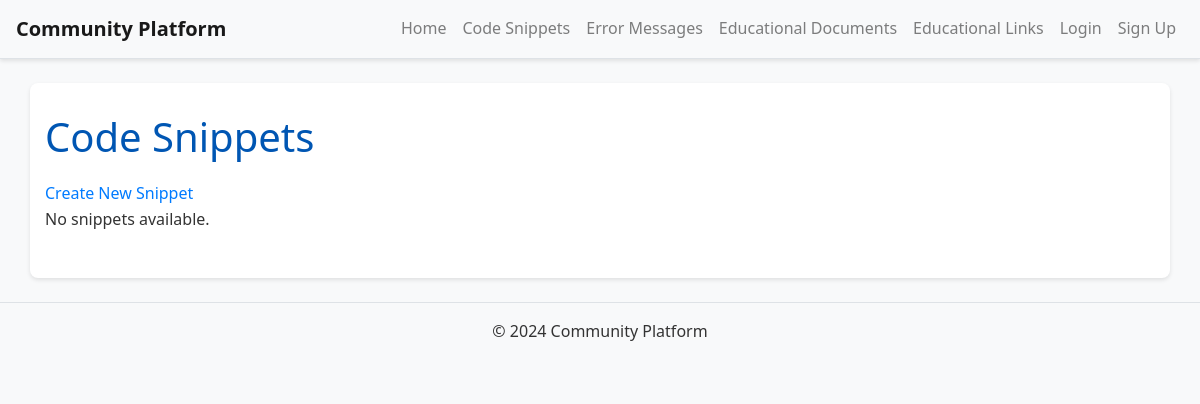
Page /snippets/ on the earlier database version.
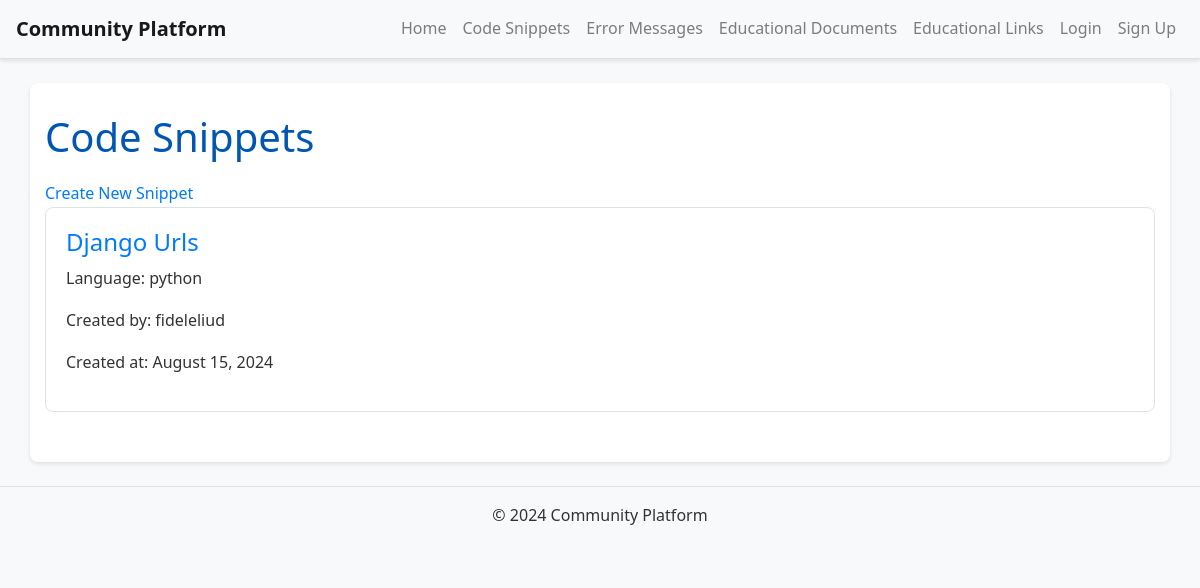
Same page on the later database version.
### snippets/models.py (models this page shows, shortened)
class CodeSnippet(models.Model):
    user = models.ForeignKey(settings.AUTH_USER_MODEL, on_delete=models.CASCADE)
    title = models.CharField(max_length=200)
    code = models.TextField()
    language = models.CharField(max_length=100)
    description = models.TextField()
    created_at = models.DateTimeField(auto_now_add=True)
    updated_at = models.DateTimeField(auto_now=True)

### users/models.py (models this page shows, shortened)
class CustomUser(AbstractUser):
    bio = models.TextField(blank=True)
    profile_picture = models.ImageField(upload_to='profile_pics/', blank=True, null=True)

### snippets/views.py (the view)
# urls.py: path('', views.snippet_list, name='snippet_list'),
def snippet_list(request):
    snippets = CodeSnippet.objects.all().order_by('-created_at')
    paginator = Paginator(snippets, 10)  # 10 snippets per page
    page_number = request.GET.get('page')
    page_obj = paginator.get_page(page_number)
    return render(request, 'snippets/snippet_list.html', {'page_obj': page_obj})

### templates/snippets/snippet_list.html (shortened to what this page needs)
{% extends 'base.html' %}
{% block content %}
<h1>Code Snippets</h1>
<a href="{% url 'create_snippet' %}">Create New Snippet</a>
{% for snippet in page_obj %}
    <div class="snippet-preview">
        <h2><a href="{% url 'snippet_detail' snippet.pk %}">{{ snippet.title }}</a></h2>
        <p>Language: {{ snippet.language }}</p>
        <p>Created by: {{ snippet.user.username }}</p>
        <p>Created at: {{ snippet.created_at|date:"F d, Y" }}</p>
    </div>
{% empty %}
    <p>No snippets available.</p>
{% endfor %}
{% endblock %}

### templates/base.html (shortened to what this page needs)
<!DOCTYPE html>
<html lang="en">
<head>
    {% load static %}
    <link href="https://stackpath.bootstrapcdn.com/bootstrap/4.5.2/css/bootstrap.min.css" rel="stylesheet">
    <link href="https://cdnjs.cloudflare.com/ajax/libs/prism/1.24.1/themes/prism.min.css" rel="stylesheet" />
    <link href="{% static 'css/custom.css' %}" rel="stylesheet">
</head>
<body>
    <header class="bg-light border-bottom">
        <nav class="navbar navbar-expand-lg navbar-light">
            <a class="navbar-brand" href="{% url 'home' %}">Community Platform</a>
            <div class="collapse navbar-collapse" id="navbarNav">
                <ul class="navbar-nav ml-auto">
                    <li class="nav-item">
                        <a class="nav-link" href="{% url 'home' %}">Home</a>
                    </li>
                    <li class="nav-item">
                        <a class="nav-link" href="{% url 'snippet_list' %}">Code Snippets</a>
                    </li>
                    <li class="nav-item">
                        <a class="nav-link" href="{% url 'error_list' %}">Error Messages</a>
                    </li>
                    <li class="nav-item">
                        <a class="nav-link" href="{% url 'document_list' %}">Educational Documents</a>
                    </li>
                    <li class="nav-item">
                        <a class="nav-link" href="{% url 'link_list' %}">Educational Links</a>
                    </li>
                    {% if user.is_authenticated %}
                        <li class="nav-item">
                            <a class="nav-link" href="{% url 'profile' %}">Profile</a>
                        </li>
                        <li class="nav-item">
                            <a class="nav-link" href="{% url 'logout' %}">Logout</a>
                        </li>
                    {% else %}
                        <li class="nav-item">
                            <a class="nav-link" href="{% url 'login' %}">Login</a>
                        </li>
                        <li class="nav-item">
                            <a class="nav-link" href="{% url 'signup' %}">Sign Up</a>
                        </li>
                    {% endif %}
                </ul>
            </div>
        </nav>
    </header>
    <main class="container my-4">
        {% block content %}{% endblock %}
    </main>
    <footer class="bg-light text-center py-3">
        <p>&copy; 2024 Community Platform</p>
    </footer>
</body>
</html>

### static/css/custom.css (style rules this page uses)
body { font-family: 'Segoe UI', Tahoma, Geneva, Verdana, sans-serif; color: #333; background-color: #f8f9fa; margin: 0; padding: 0; line-height: 1.6; }
header { background-color: #ffffff; border-bottom: 1px solid #dee2e6; box-shadow: 0 2px 4px rgba(0,0,0,0.1); }
.navbar-brand { font-weight: bold; color: #007bff; }
.navbar-nav .nav-link { color: #495057; transition: color 0.3s ease; }
footer { background-color: #ffffff; border-top: 1px solid #dee2e6; padding: 20px 0; }
main { padding: 30px; background-color: #ffffff; border-radius: 8px; box-shadow: 0 2px 4px rgba(0,0,0,0.1); margin-top: 20px; margin-bottom: 20px; }
h1, h2 { color: #0056b3; margin-bottom: 20px; }
a { color: #007bff; text-decoration: none; transition: color 0.3s ease; }
.link-preview, .document-preview, .snippet-preview, .error-preview { padding: 20px; border: 1px solid #dee2e6; border-radius: 8px; margin-bottom: 20px; background-color: #ffffff; transition: box-shadow 0.3s ease; }
.link-preview h2, .document-preview h2, .snippet-preview h2, .error-preview h2 { font-size: 1.5rem; margin-bottom: 10px; }

Differences in the rows shown:
added CodeSnippet: title "Django Urls", language "python", user.username "fideleliud", created_at "August 15, 2024"
Other differences:
text no longer shown: "No snippets available."
